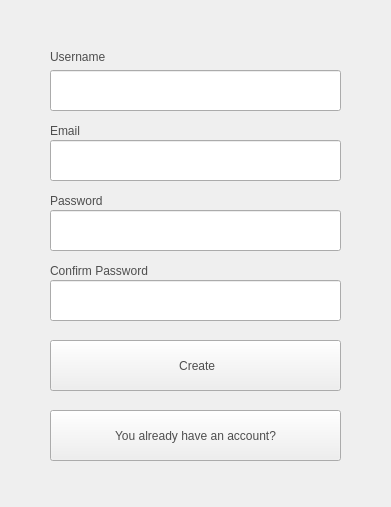
<?xml version="1.0" encoding="UTF-8"?>
<ui version="4.0">
 <class>create</class>
 <widget class="QMainWindow" name="create">
  <property name="geometry">
   <rect>
    <x>0</x>
    <y>0</y>
    <width>391</width>
    <height>507</height>
   </rect>
  </property>
  <property name="minimumSize">
   <size>
    <width>391</width>
    <height>507</height>
   </size>
  </property>
  <property name="maximumSize">
   <size>
    <width>391</width>
    <height>507</height>
   </size>
  </property>
  <property name="windowTitle">
   <string>Create an account </string>
  </property>
  <widget class="QWidget" name="centralWidget">
   <widget class="QLineEdit" name="edit_username">
    <property name="geometry">
     <rect>
      <x>50</x>
      <y>70</y>
      <width>291</width>
      <height>41</height>
     </rect>
    </property>
    <property name="styleSheet">
     <string notr="true">font: 12pt &quot;MathJax_Caligraphic&quot;;
color:#4e4e4e;</string>
    </property>
    <property name="placeholderText">
     <string/>
    </property>
    <property name="cursorMoveStyle">
     <enum>Qt::LogicalMoveStyle</enum>
    </property>
   </widget>
   <widget class="QLineEdit" name="edit_email">
    <property name="geometry">
     <rect>
      <x>50</x>
      <y>140</y>
      <width>291</width>
      <height>41</height>
     </rect>
    </property>
    <property name="styleSheet">
     <string notr="true">font: 12pt &quot;MathJax_Caligraphic&quot;;
color:#4e4e4e;
</string>
    </property>
    <property name="placeholderText">
     <string/>
    </property>
    <property name="cursorMoveStyle">
     <enum>Qt::LogicalMoveStyle</enum>
    </property>
   </widget>
   <widget class="QLineEdit" name="edit_password">
    <property name="geometry">
     <rect>
      <x>50</x>
      <y>210</y>
      <width>291</width>
      <height>41</height>
     </rect>
    </property>
    <property name="styleSheet">
     <string notr="true">font: 8pt &quot;MathJax_Caligraphic&quot;;
color:#4e4e4e;</string>
    </property>
    <property name="echoMode">
     <enum>QLineEdit::Password</enum>
    </property>
    <property name="placeholderText">
     <string/>
    </property>
    <property name="cursorMoveStyle">
     <enum>Qt::LogicalMoveStyle</enum>
    </property>
   </widget>
   <widget class="QLineEdit" name="edit_confirm_password">
    <property name="geometry">
     <rect>
      <x>50</x>
      <y>280</y>
      <width>291</width>
      <height>41</height>
     </rect>
    </property>
    <property name="styleSheet">
     <string notr="true">font: 8pt &quot;MathJax_Caligraphic&quot;;
color:#4e4e4e;</string>
    </property>
    <property name="echoMode">
     <enum>QLineEdit::Password</enum>
    </property>
    <property name="placeholderText">
     <string/>
    </property>
    <property name="cursorMoveStyle">
     <enum>Qt::LogicalMoveStyle</enum>
    </property>
   </widget>
   <widget class="QLabel" name="label">
    <property name="geometry">
     <rect>
      <x>50</x>
      <y>46</y>
      <width>161</width>
      <height>21</height>
     </rect>
    </property>
    <property name="styleSheet">
     <string notr="true">font: 12pt &quot;MathJax_Caligraphic&quot;;
color:#4e4e4e;</string>
    </property>
    <property name="text">
     <string>Username</string>
    </property>
   </widget>
   <widget class="QLabel" name="label_2">
    <property name="geometry">
     <rect>
      <x>50</x>
      <y>260</y>
      <width>161</width>
      <height>21</height>
     </rect>
    </property>
    <property name="styleSheet">
     <string notr="true">font: 12pt &quot;MathJax_Caligraphic&quot;;
color:#4e4e4e;</string>
    </property>
    <property name="text">
     <string>Confirm Password</string>
    </property>
   </widget>
   <widget class="QLabel" name="label_3">
    <property name="geometry">
     <rect>
      <x>50</x>
      <y>120</y>
      <width>161</width>
      <height>21</height>
     </rect>
    </property>
    <property name="styleSheet">
     <string notr="true">font: 12pt &quot;MathJax_Caligraphic&quot;;
color:#4e4e4e;</string>
    </property>
    <property name="text">
     <string>Email</string>
    </property>
   </widget>
   <widget class="QLabel" name="label_4">
    <property name="geometry">
     <rect>
      <x>50</x>
      <y>190</y>
      <width>161</width>
      <height>21</height>
     </rect>
    </property>
    <property name="styleSheet">
     <string notr="true">font: 12pt &quot;MathJax_Caligraphic&quot;;
color:#4e4e4e;</string>
    </property>
    <property name="text">
     <string>Password</string>
    </property>
   </widget>
   <widget class="QPushButton" name="create_account_btn">
    <property name="geometry">
     <rect>
      <x>50</x>
      <y>340</y>
      <width>291</width>
      <height>51</height>
     </rect>
    </property>
    <property name="styleSheet">
     <string notr="true">font: 12pt &quot;MathJax_Caligraphic&quot;;
color:#4e4e4e;</string>
    </property>
    <property name="text">
     <string>  Create </string>
    </property>
    <property name="icon">
     <iconset>
      <selectedon>:/src/link.png</selectedon>
     </iconset>
    </property>
    <property name="iconSize">
     <size>
      <width>35</width>
      <height>35</height>
     </size>
    </property>
   </widget>
   <widget class="QPushButton" name="go_to_login_link">
    <property name="geometry">
     <rect>
      <x>50</x>
      <y>410</y>
      <width>291</width>
      <height>51</height>
     </rect>
    </property>
    <property name="styleSheet">
     <string notr="true">font: 12pt &quot;MathJax_Caligraphic&quot;;
color:#4e4e4e;</string>
    </property>
    <property name="text">
     <string>You already have an account?</string>
    </property>
   </widget>
  </widget>
 </widget>
 <layoutdefault spacing="6" margin="11"/>
 <resources/>
 <connections/>
</ui>
